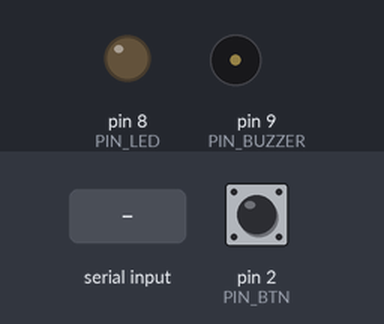
Recording of a sketch running on a simulated Arduino Uno, built with avr-gcc and run on an emulated ATmega328P. On the bench: output pins drawn as LEDs (lit = HIGH), buzzer (waves = sounding, pin HIGH). Dashed ring = blinking. Inputs (shaded band) come from the test bench; at power-on: pin 2 (PIN_BTN) HIGH.

Above: at 1.2 s.
1.3 s: "P:90\n" received over Serial
At 1.36 s:
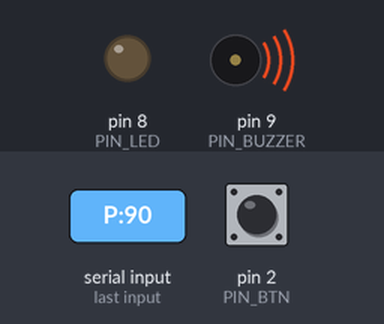
At 1.98 s:
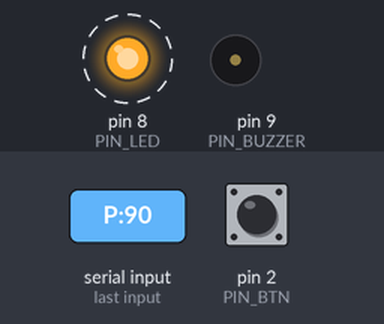
7.3 s: "P:\n" received over Serial
At 7.8 s:
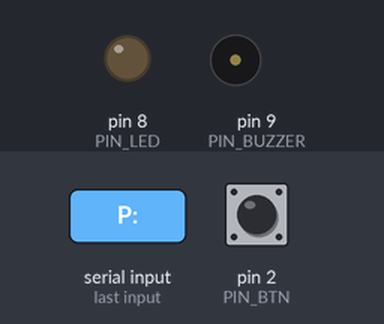
Timing chart, 0 to 10.3 s (numbered marks = the images above; inputs shaded):
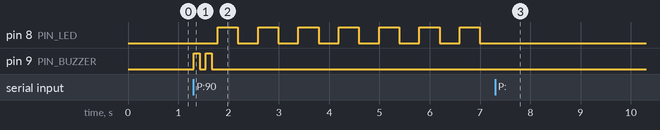

The sketch:

boton_ticket.ino
```cpp
const int PIN_BTN = 2;
const int PIN_LED = 8;
const int PIN_BUZZER = 9;

int pendientes = 0;
int pendientesPrev = 0;
bool estadoPrev = HIGH;
unsigned long ultimoCambio = 0;
unsigned long ultimoBlink = 0;
bool ledOn = false;
String buffer = "";

void setup() {
  Serial.begin(9600);
  pinMode(PIN_BTN, INPUT_PULLUP);
  pinMode(PIN_LED, OUTPUT);
  pinMode(PIN_BUZZER, OUTPUT);
}

void beep(int veces) {
  for (int i = 0; i < veces; i++) {
    digitalWrite(PIN_BUZZER, HIGH);
    delay(120);
    digitalWrite(PIN_BUZZER, LOW);
    delay(120);
  }
}

void loop() {
  // 1) Botón con antirrebote
  bool estado = digitalRead(PIN_BTN);
  if (estado != estadoPrev && millis() - ultimoCambio > 50) {
    ultimoCambio = millis();
    estadoPrev = estado;
    if (estado == LOW) Serial.println("BTN");
  }

  // 2) Mensajes de la notebook: "P:<cantidad>"
  while (Serial.available()) {
    char c = Serial.read();
    if (c == '\n') {
      if (buffer.startsWith("P:")) {
        pendientes = buffer.substring(2).toInt();
        if (pendientes > pendientesPrev) beep(2);  // llegó un pedido nuevo
        pendientesPrev = pendientes;
      }
      buffer = "";
    } else if (c != '\r') {
      buffer += c;
    }
  }

  // 3) LED: parpadea si hay pedidos pendientes, apagado si no
  if (pendientes > 0) {
    if (millis() - ultimoBlink > 400) {
      ultimoBlink = millis();
      ledOn = !ledOn;
      digitalWrite(PIN_LED, ledOn);
    }
  } else {
    digitalWrite(PIN_LED, LOW);
  }
}
```

Measured:
- after the input at 1.3 s, pin 8 (PIN_LED): alternates HIGH for 0.40 s and LOW for 0.40 s, starting after 0.49 s; pin 9 (PIN_BUZZER): alternates HIGH for 0.12 s and LOW for 0.12 s, 4 changes in all, then stays LOW, starting at once
- after the input at 7.3 s, pin 8 (PIN_LED): stops changing and stays LOW
